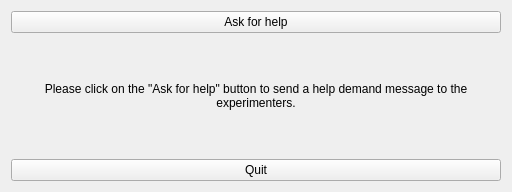
<?xml version="1.0" encoding="UTF-8"?>
<ui version="4.0">
 <class>HelpMessageWindow</class>
 <widget class="QMainWindow" name="HelpMessageWindow">
  <property name="geometry">
   <rect>
    <x>0</x>
    <y>0</y>
    <width>512</width>
    <height>192</height>
   </rect>
  </property>
  <property name="minimumSize">
   <size>
    <width>512</width>
    <height>192</height>
   </size>
  </property>
  <property name="windowTitle">
   <string>HelpMessageSender</string>
  </property>
  <widget class="QWidget" name="CWHelpMessageWindow">
   <layout class="QVBoxLayout" name="VLHelpMessageWindow">
    <item>
     <widget class="QPushButton" name="PBAskForHelp">
      <property name="text">
       <string>Ask for help</string>
      </property>
     </widget>
    </item>
    <item>
     <widget class="QLabel" name="LSendingSuccess">
      <property name="text">
       <string>Please click on the &quot;Ask for help&quot; button to send a help demand message to the experimenters.</string>
      </property>
      <property name="alignment">
       <set>Qt::AlignCenter</set>
      </property>
      <property name="wordWrap">
       <bool>true</bool>
      </property>
     </widget>
    </item>
    <item>
     <widget class="QPushButton" name="PBQuit">
      <property name="text">
       <string>Quit</string>
      </property>
     </widget>
    </item>
   </layout>
  </widget>
 </widget>
 <layoutdefault spacing="6" margin="11"/>
 <resources/>
 <connections>
  <connection>
   <sender>PBQuit</sender>
   <signal>clicked()</signal>
   <receiver>HelpMessageWindow</receiver>
   <slot>close()</slot>
   <hints>
    <hint type="sourcelabel">
     <x>255</x>
     <y>171</y>
    </hint>
    <hint type="destinationlabel">
     <x>255</x>
     <y>95</y>
    </hint>
   </hints>
  </connection>
 </connections>
</ui>
